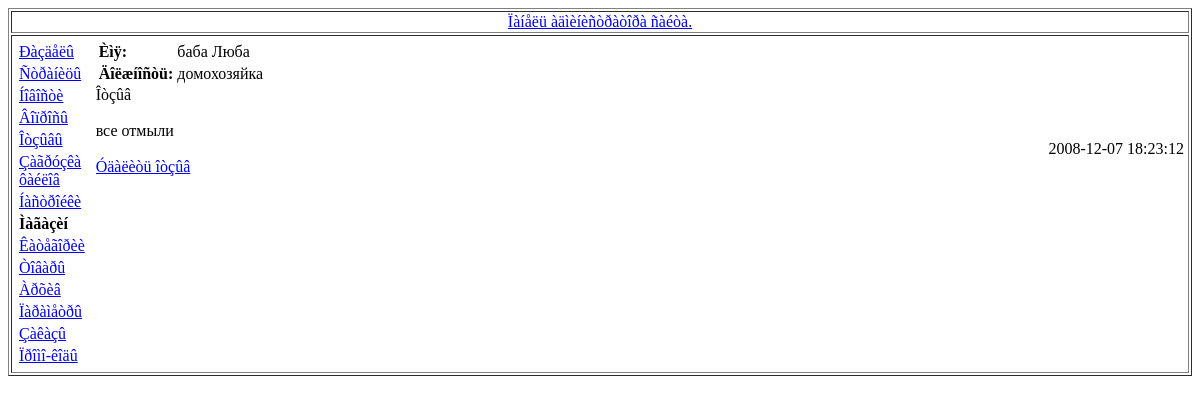
The page /adm/index.php?show=regards&action=view&id=1 on the database its author committed.
### tables this page shows
CREATE TABLE IF NOT EXISTS `regards` (
  `id` int(11) NOT NULL AUTO_INCREMENT,
  `name` char(50) DEFAULT NULL,
  `firm` char(100) DEFAULT NULL,
  `rdate` datetime DEFAULT NULL,
  `position` char(100) DEFAULT NULL,
  `regard` text,
  PRIMARY KEY (`id`),
  KEY `rdate` (`rdate`)
);

### adm/libs/initvars.php (called while the page is built, shortened)
<?php
$action=$_POST['action'];
if ($action=="") $action=$_GET['action'];
?>

### libs/db.php (called while the page is built, shortened)
<?php
function mQuery($query)
{
    global $dbh;
    if ($result = mysql_query($query, $dbh))
    {
        return $result;
    }
    else
    {
    }
}
?>

### adm/libs/helpers.php (the view, shortened to what this page needs)
<?php
function ShowAdmPart($show)
{
 global $action,$id,$SystemMessage,$order,$RegardLen,$AnswerLen,$QuetionLen;
  switch ($show)
  {
    case "regards":
      switch($action)
      {
         case "view":
              ViewRegurds($id);
         break;
      }
    break;
  }
}
function ViewRegurds($id)
{
   $result=mQuery("SELECT id,rdate, regard,name,firm,position FROM regards WHERE id=$id");
   $row=mysql_fetch_array($result);
    print "<table border=\"0\">";
    print"<tr><td><b>Èìÿ:</b></td>";
    print"<td>".stripslashes($row[3])."</td></tr>";
    if (stripslashes($row[5])!="")
    {
      print"<tr><td><b>Äîëæíîñòü:</b></td>";
      print"<td>".stripslashes($row[5])."</td></tr>";
    }
    print"</table>";
    print "<div class=\"descr\">Îòçûâ</div><br>";
    print "<div class=\"quetion\">".stripslashes($row[2])."</div>";
    print "<div align=\"RIGHT\">$row[1]</div>";
    print"<a href=\"?show=regards&action=del&id=$row[0]\">Óäàëèòü îòçûâ</a>";
}
?>

### adm/index.php (style rules this page uses)
body { font-size: 62.5%; }

### rows shown on the page
regards: name "баба Люба", position "домохозяйка", regard "все отмыли", rdate "2008-12-07 18:23:12"
